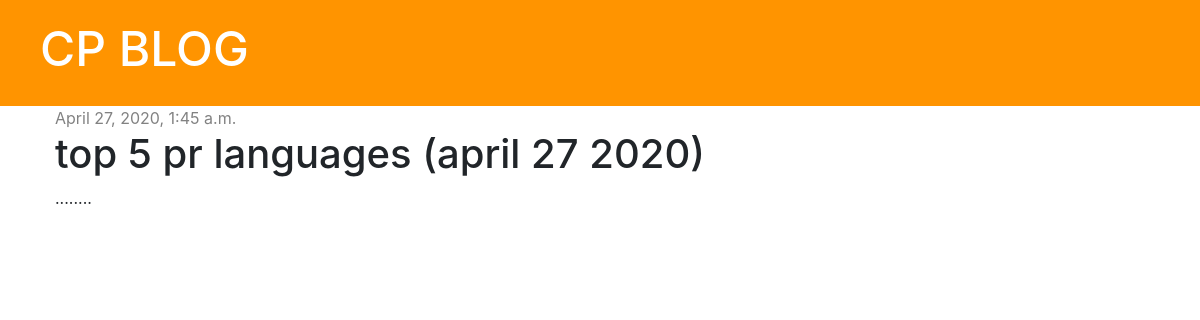
/post/2/, run on an earlier commit of the app's database.
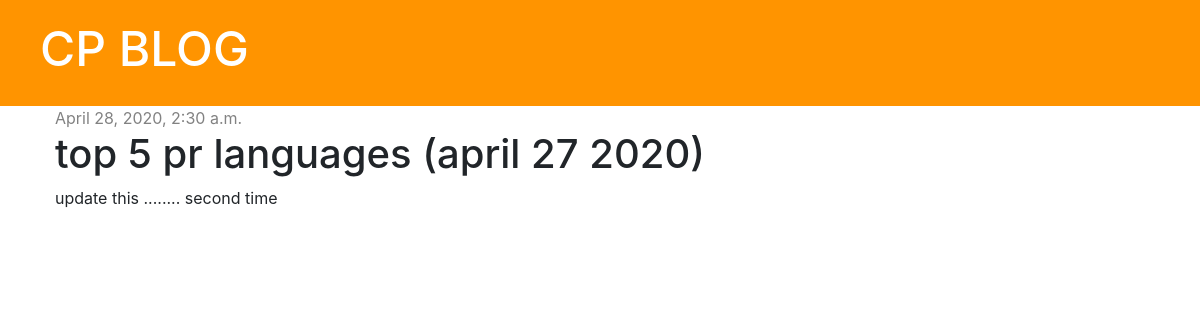
And on a later commit of the database.
### blog/models.py (models this page shows, shortened)
class Post(models.Model):
    author = models.ForeignKey('auth.User', on_delete=models.CASCADE)
    title = models.CharField(max_length=200)
    text = models.TextField()
    created_date = models.DateTimeField(default=timezone.now)
    published_date = models.DateTimeField(blank=True, null=True)

### blog/views.py (the view)
# urls.py: path('post/<int:pk>/', views.post_detail, name='post_detail'),
def post_detail(request, pk):
    post = get_object_or_404(Post, pk=pk)
    stuff_for_frontend = {'post': post}
    return render(request, 'blog/post_detail.html', stuff_for_frontend)

### blog/templates/blog/post_detail.html (shortened to what this page needs)
{% extends 'blog/base.html' %}
{% block content %}
    <div class="post">
        {% if post.published_date %}
            <div class="date">
                {{ post.published_date }}
            </div>
            {% else %}
            <a href="{% url 'post_publish' pk=post.pk %}" class="btn btn-primary">Publish</a>
        {% endif %}
        <h1>{{ post.title }}</h1>
        <p>{{ post.text | linebreaksbr }}</p>
    </div>
{% endblock %}

### blog/templates/blog/base.html (shortened to what this page needs)
{% load static %}
<!DOCTYPE html>
<html lang="en">
<head>
    <link rel="stylesheet" href="https://stackpath.bootstrapcdn.com/bootstrap/4.4.1/css/bootstrap.min.css">
    <link rel="stylesheet" href="{% static 'css/blog.css' %}">
    <link rel="stylesheet" href="https://use.fontawesome.com/releases/v5.13.0/css/all.css">
</head>
<body>
<div class="page-header">
    <h1><a href="/">CP BLOG</a></h1>
</div>
<div class="content container">
    <div class="row">
        <div class="col-md-8">
            {% block content %}
            {% endblock %}
        </div>
    </div>
</div>
</body>
</html>

### blog/static/css/blog.css (style rules this page uses)
.page-header { background-color: #ff9400; margin-top: 0; padding: 20px 20px 20px 40px; }
.page-header h1, .page-header a { color: #ffffff; font-size: 36pt; text-decoration: none; }
.content { margin-left: 40px; }
.date { color: #828282; }
.post { margin-bottom: 70px; }

What changed in the data, as far as the page shows it:
changed Post: published_date "April 27, 2020, 1:45 a.m." → "April 28, 2020, 2:30 a.m."; text "........" → "update this ........ second time"
